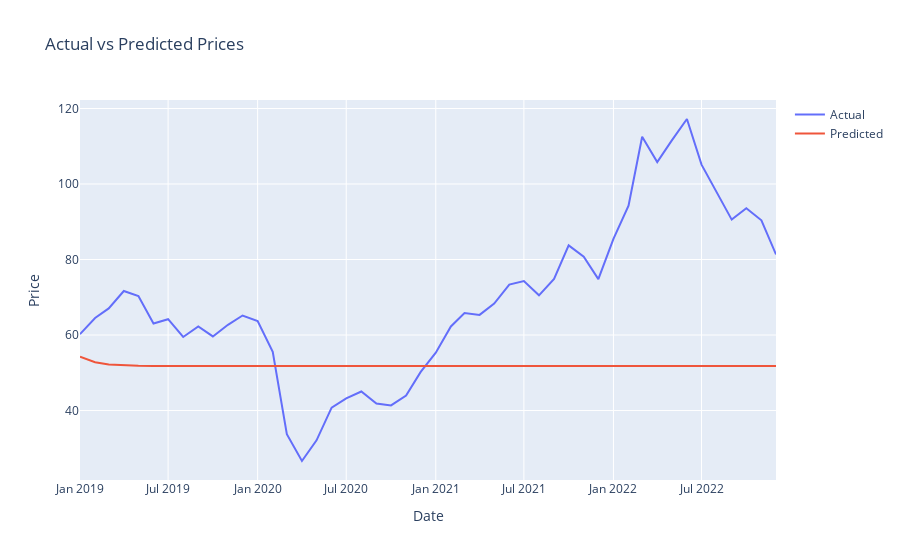

The cell this chart's notebook holds for it:
### Markdown cell above
**Plotting Actual vs Predicted Prices**: The actual and predicted prices are plotted.

### Code cell
fig = go.Figure()
fig.add_trace(go.Scatter(x=test.index, y=test['Price'], mode='lines', name='Actual'))
fig.add_trace(go.Scatter(x=test.index, y=predictions, mode='lines', name='Predicted'))
fig.update_layout(title='Actual vs Predicted Prices', xaxis_title='Date', yaxis_title='Price')
fig.show()


# plot with matplotlib
# import matplotlib.pyplot as plt

plt.figure(figsize=(10, 5))
plt.plot(test.index, test['Price'], label='Actual')
plt.plot(test.index, predictions, label='Predicted')
plt.title('Actual vs Predicted Prices')
plt.xlabel('Date')
plt.ylabel('Price')
plt.legend(loc='best')
plt.show()
